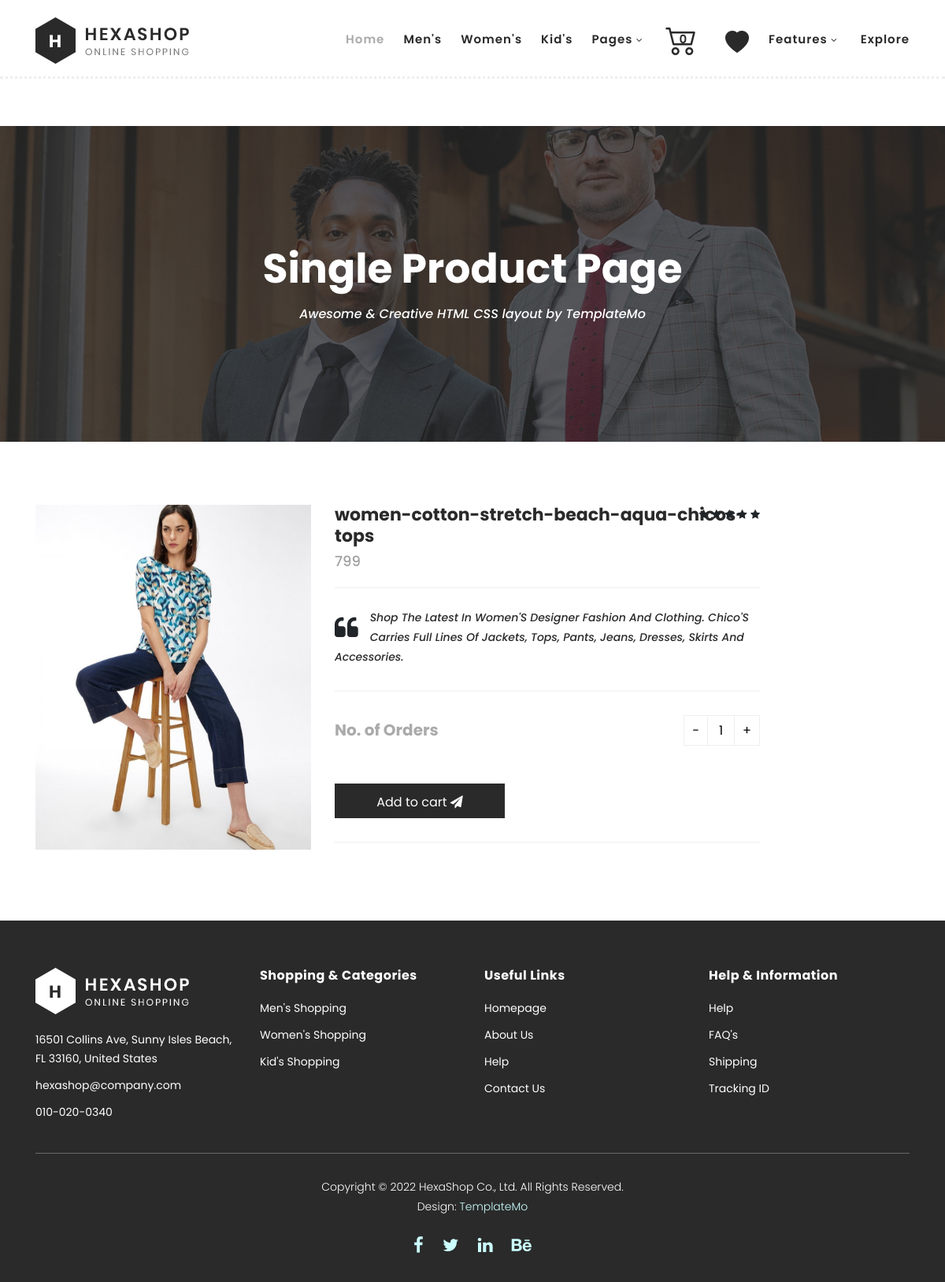
The app's page /order/8 (signed in) with its own data.
### myapp/models.py (models this page shows)
class Addproduct(models.Model):
    product_name = models.CharField(max_length=100)
    product_description = models.CharField(max_length=100)
    product_price = models.CharField(max_length=100)
    product_offerprice = models.CharField(max_length=100)
    category = models.CharField(max_length=100)
    image = models.ImageField(upload_to="image")
    class Meta:
        db_table:"Addproduct"

### myapp/views.py (the view)
# urls.py: path('order/<int:id>', views.order, name='order'),
@login_required(login_url='/log')
def order(request, id):
    username = request.user.username
    data = Addcart.objects.filter(username=username)
    product = Addproduct.objects.get(id=id)
    return render(request, "single-product.html", {"data": product, "number": len(data)})

### template/single-product.html (shortened to what this page needs)
<!DOCTYPE html>
<html lang="en">
<head>
    <link rel="stylesheet" href="https://cdn.jsdelivr.net/npm/bootstrap-icons@1.10.5/font/bootstrap-icons.css">
    {% load static %}
    <link rel="stylesheet" type="text/css" href="{% static 'assets/css/bootstrap.min.css' %}">
    <link rel="stylesheet" type="text/css" href="{% static 'assets/css/font-awesome.css' %}">
    <link rel="stylesheet" href="{% static 'assets/css/templatemo-hexashop.css' %}">
    <link rel="stylesheet" href="{% static 'assets/css/owl-carousel.css' %}">
    <link rel="stylesheet" href="{% static 'assets/css/lightbox.css' %}">
</head>
<body>
    <header class="header-area header-sticky">
        <div class="container">
            <div class="row">
                <div class="col-12">
                    <nav class="main-nav">
                        <a href="index.html" class="logo">
                            <img src="{% static 'assets/images/logo.png' %}">
                        </a>
                        <ul class="nav">
                            <li class="scroll-to-section"><a href="/index" class="active">Home</a></li>
                            <li class="scroll-to-section"><a href="index.html">Men's</a></li>
                            <li class="scroll-to-section"><a href="index.html">Women's</a></li>
                            <li class="scroll-to-section"><a href="index.html">Kid's</a></li>
                            <li class="submenu">
                                <a href="javascript:;">Pages</a>
                            </li>
                            <li class="scroll-to-section"><a href="/bag"><i class="bi bi-cart2 chandra-1"></i><span
                                        class="no">{{number}}</span></a></li>
                            <li class="scroll-to-section"><a href="/showwishlist"><i class="bi bi-heart-fill ch"></i></a></li>
                            <li class="submenu">
                                <a href="javascript:;">Features</a>
                            </li>
                            <li class="scroll-to-section"><a href="index.html">Explore</a></li>
                        </ul>
                    </nav>
                </div>
            </div>
        </div>
    </header>
    <div class="page-heading" id="top">
        <div class="container">
            <div class="row">
                <div class="col-lg-12">
                    <div class="inner-content">
                        <h2>Single Product Page</h2>
                        <span>Awesome &amp; Creative HTML CSS layout by TemplateMo</span>
                    </div>
                </div>
            </div>
        </div>
    </div>
    <section class="section" id="product">
        <div class="container">
            <div class="row">
                <div class="col-lg-4">
                    <div class="left-images">
                        <img src="{{data.image.url}}" class="img-fluid" alt="">
                    </div>
                </div>
                <div class="col-lg-6">
                    <div class="right-content">
                        <h4>{{data.product_name}}</h4>
                        <span class="price">{{data.product_offerprice}}</span>
                        <ul class="stars">
                            <li><i class="fa fa-star"></i></li>
                            <li><i class="fa fa-star"></i></li>
                            <li><i class="fa fa-star"></i></li>
                            <li><i class="fa fa-star"></i></li>
                            <li><i class="fa fa-star"></i></li>
                        </ul>
                        <div class="quote">
                            <i class="fa fa-quote-left"></i>
                            <p>{{data.product_description}}</p>
                        </div>
                        <div class="quantity-content">
                            <div class="left-content">
                                <h6>No. of Orders</h6>
                            </div>
                            <form action="/cart/{{data.id}}" method="post">
                                <div class="right-content">
                                    <div class="quantity buttons_added">
                                        <input type="button" value="-" class="minus"><input type="number" step="1"
                                            min="1" max="" name="quantity" value="1" title="Qty"
                                            class="input-text qty text" size="4" pattern="" inputmode=""><input
                                            type="button" value="+" class="plus">
                                    </div>
                                </div>
                                <br><br>
                                <button type="submit" style="width: 40%;
                                height: 44px;
                                text-align: center;
                                line-height: 44px;
                                background-color: #2a2a2a;
                                box-shadow: none;
                                border: 1px solid transparent;
                                color: #fff;
                                transition: all 0.3s;">
                                    Add to cart&nbsp;<i class="fa fa-paper-plane"></i>
                                </button>
                        </div>
                    </div>
                </div>
            </div>
        </div>
    </section>
    <footer>
        <div class="container">
            <div class="row">
                <div class="col-lg-3">
                    <div class="first-item">
                        <div class="logo">
                            <img src="{% static 'assets/images/white-logo.png' %}" alt="hexashop ecommerce templatemo">
                        </div>
                        <ul>
                            <li><a href="#">16501 Collins Ave, Sunny Isles Beach, FL 33160, United States</a></li>
                            <li><a href="#">hexashop@company.com</a></li>
                            <li><a href="#">010-020-0340</a></li>
                        </ul>
                    </div>
                </div>
                <div class="col-lg-3">
                    <h4>Shopping &amp; Categories</h4>
                    <ul>
                        <li><a href="#">Men's Shopping</a></li>
                        <li><a href="#">Women's Shopping</a></li>
                        <li><a href="#">Kid's Shopping</a></li>
                    </ul>
                </div>
                <div class="col-lg-3">
                    <h4>Useful Links</h4>
                    <ul>
                        <li><a href="#">Homepage</a></li>
                        <li><a href="#">About Us</a></li>
                        <li><a href="#">Help</a></li>
                        <li><a href="#">Contact Us</a></li>
                    </ul>
                </div>
                <div class="col-lg-3">
                    <h4>Help &amp; Information</h4>
                    <ul>
                        <li><a href="#">Help</a></li>
                        <li><a href="#">FAQ's</a></li>
                        <li><a href="#">Shipping</a></li>
                        <li><a href="#">Tracking ID</a></li>
                    </ul>
                </div>
                <div class="col-lg-12">
                    <div class="under-footer">
                        <p>Copyright © 2022 HexaShop Co., Ltd. All Rights Reserved.
                            <br>Design: <a href="https://templatemo.com" target="_parent"
                                title="free css templates">TemplateMo</a>
                        </p>
                        <ul>
                            <li><a href="#"><i class="fa fa-facebook"></i></a></li>
                            <li><a href="#"><i class="fa fa-twitter"></i></a></li>
                            <li><a href="#"><i class="fa fa-linkedin"></i></a></li>
                            <li><a href="#"><i class="fa fa-behance"></i></a></li>
                        </ul>
                    </div>
                </div>
            </div>
        </div>
    </footer>
</body>
</html>

### template/single-product.html (style rules this page uses)
.chandra-1 { font-size: 40px; }
.ch { position: relative; top: 5px; font-size: 30px; }
.no { position: relative; right: 24px; bottom: 10px; }

### records on screen
Addproduct: image (picture), product_name "women-cotton-stretch-beach-aqua-chicos-tops", product_offerprice "799", product_description "Shop The Latest In Women'S Designer Fashion And Clothing. Chico'S Carries Full Lines Of Jackets, Tops, Pants, Jeans, Dresses, Skirts And Accessories."

### other values on screen
{{ number }} "0"
